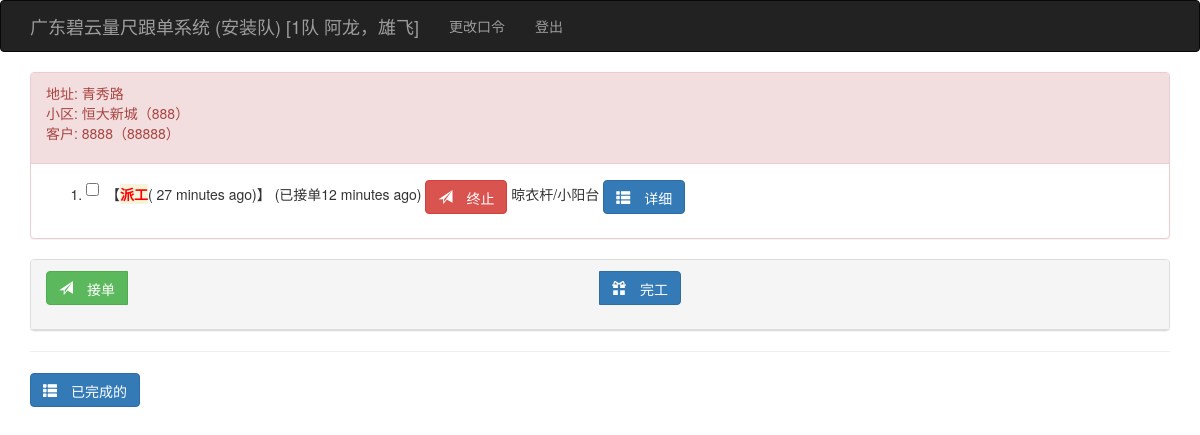
The app's page /anzhuanglist (signed in) with its own data.
### app/models.py (models this page shows, shortened)
class User(UserMixin, db.Model):
    __tablename__ = 'users'
    id = db.Column(db.Integer, primary_key=True)
    user = db.Column(db.String(64), unique=True, index=True)
    pin = db.Column(db.String(64))
    username = db.Column(db.String(64))
    tel = db.Column(db.String(32))
    role = db.Column(db.String(64))
    isuse = db.Column(db.Boolean, default=False)
    beizhu = db.Column(db.String(64))
    kehus = db.relationship('Kehu', backref='user', lazy='dynamic')
    @login_manager.user_loader
    def load_user(user_id):
        return User.query.get(int(user_id))

class Kehu(db.Model):
    __tablename__ = 'kehus'
    id = db.Column(db.Integer, primary_key=True)
    user_id = db.Column(db.Integer, db.ForeignKey('users.id'))
    xiaoqu_id = db.Column(db.Integer, db.ForeignKey('xiaoqus.id'))
    fangjian = db.Column(db.String(64))
    chenghu = db.Column(db.String(64))
    tel = db.Column(db.String(64))
    zje = db.Column(db.Float)
    beizhu = db.Column(db.String(64))
    status = db.Column(db.Integer, default=1)  # 1已测尺、2已下单、3已安装、4已清款
    time0 = db.Column(db.DateTime(), default=datetime.utcnow)
    time1 = db.Column(db.DateTime())
    time2 = db.Column(db.DateTime())
    time3 = db.Column(db.DateTime())
    dingdans = db.relationship('Dingdan', backref='kehu', lazy='dynamic')

class Xiaoqu(db.Model):
    __tablename__ = 'xiaoqus'
    id = db.Column(db.Integer, primary_key=True)
    xiaoqu = db.Column(db.String(64), unique=True, index=True)
    dizhi = db.Column(db.String(100))
    beizhu = db.Column(db.String(128))
    kehus = db.relationship('Kehu', backref='xiaoqu', lazy='dynamic')

class Dingdan(db.Model):
    __tablename__ = 'dingdans'
    id = db.Column(db.Integer, primary_key=True)
    kehu_id = db.Column(db.Integer, db.ForeignKey('kehus.id'))
    chanpin_id = db.Column(db.Integer, db.ForeignKey('chanpins.id'))
    shuliang = db.Column(db.Integer)
    weizhi = db.Column(db.String(64))
    xinghao = db.Column(db.String(64))
    kuan_chang = db.Column(db.Integer)
    gao = db.Column(db.Integer)
    meikongkuan_bashoudigao = db.Column(db.Integer)
    color = db.Column(db.String(64))
    shanshu = db.Column(db.Integer)
    zhonghengtiaoshu_gantiaoshu = db.Column(db.Integer)
    shuowei = db.Column(db.String(64))
    ishaveht = db.Column(db.String(64))
    zhangfa_dengfenshu_kaishuofangshi = db.Column(db.String(64))
    jiage = db.Column(db.Float)
    tushipic = db.Column(db.String(64))
    beizhu = db.Column(db.String(64))
    status = db.Column(db.Integer, default=1)  # 1测尺、2业务下单、3工厂下单、4工厂入库、5工厂发货、6收货、7派工、8装完、9安清款
    fakaidi = db.Column(db.String(64))  # -1
    time_1 = db.Column(db.DateTime())
    user_1_id = db.Column(db.Integer, db.ForeignKey('users.id'))
    beizhue = db.Column(db.String(64))
    time0 = db.Column(db.DateTime(), default=datetime.utcnow)
    user0_id = db.Column(db.Integer, db.ForeignKey('users.id'))
    time1 = db.Column(db.DateTime())
    user1_id = db.Column(db.Integer, db.ForeignKey('users.id'))
    time2 = db.Column(db.DateTime())
    user2_id = db.Column(db.Integer, db.ForeignKey('users.id'))
    time3 = db.Column(db.DateTime())
    user3_id = db.Column(db.Integer, db.ForeignKey('users.id'))
    time4 = db.Column(db.DateTime())
    user4_id = db.Column(db.Integer, db.ForeignKey('users.id'))
    time5 = db.Column(db.DateTime())
    user5_id = db.Column(db.Integer, db.ForeignKey('users.id'))
    time6 = db.Column(db.DateTime())
    user6_id = db.Column(db.Integer, db.ForeignKey('users.id'))
    time7 = db.Column(db.DateTime())
    user7_id = db.Column(db.Integer, db.ForeignKey('users.id'))
    time8 = db.Column(db.DateTime())
    user8_id = db.Column(db.Integer, db.ForeignKey('users.id'))
    time9 = db.Column(db.DateTime())
    user9_id = db.Column(db.Integer, db.ForeignKey('users.id'))
    time_1 = db.Column(db.DateTime())
    user_1_id = db.Column(db.Integer, db.ForeignKey('users.id'))
    beizhue = db.Column(db.String(64))
    az_status = db.Column(db.Integer)
    az_beizhue = db.Column(db.String(64))
    az_time_1 = db.Column(db.DateTime())
    az_time1 = db.Column(db.DateTime())
    az_time2 = db.Column(db.DateTime())
    az_time3 = db.Column(db.DateTime())
    azd_id = db.Column(db.Integer, db.ForeignKey('users.id'))
    dingdan_azd = db.relationship("User", foreign_keys=[azd_id])

class Chanpin(db.Model):
    __tablename__ = 'chanpins'
    id = db.Column(db.Integer, primary_key=True)
    pinming = db.Column(db.String(64))
    jiage = db.Column(db.Float)
    beizhu = db.Column(db.String(64))
    dingdans = db.relationship('Dingdan', backref='chanpin', lazy='dynamic')

### app/main/views.py (the view)
@main.route('/anzhuanglist', methods=['GET', 'POST'])
@login_required
def anzhuanglist():
    if current_user.role != '安装队':
        return redirect(url_for('main.index'))
    dingdans = Dingdan.query.filter(Dingdan.dingdan_azd == current_user._get_current_object()).order_by(
        Dingdan.id.desc())  # .order_by(Guke.outtime.desc())
    kehus = Kehu.query.all()
    azdobj = current_user._get_current_object()
    return render_template('anzhuanglist.html', dingdans=dingdans, kehus=kehus,
                           azdobj=azdobj)  # ,, form=form, prewhere=prewhere, status=status

### manage.py (called while the page is built)
def set_var(var):  # 设置全局变量
    global_var[0] = var
    return ""

def get_var():  # 获取全局变量
    return global_var[0]

### app/templates/anzhuanglist.html (shortened to what this page needs)
{% extends "base.html" %}
{% import "bootstrap/wtf.html" as wtf %}
{% block page_content %}
    {% for kehu in kehus %}
        {% if get_var() == 1 %}
            <div class="panel panel-default panel-danger">
                <div class="panel-heading">
                    <ul class="list-unstyled">
                        <li>地址: {{ kehu.xiaoqu.dizhi }}</li>
                        <li>小区: {{ kehu.xiaoqu.xiaoqu }}（{{ kehu.fangjian }}）</li>
                        <li>客户: {{ kehu.chenghu }}（{{ kehu.tel }}）</li>
                    </ul>
                </div>
                <div class="panel-body">
                    <ol>
                        {% for dingdan in kehu.dingdans %}
                            {% if  dingdan.dingdan_azd == azdobj and dingdan.status  in [7,8,9] %}
                                <li>
                                    {% if dingdan.status == 7 %}
                                        <label class="checkbox-inline">
                                                <input name="willsel" type="checkbox"
                                                       value="{{ dingdan.id }}"/>
                                        【<span style="font-weight:bold;background-color: beige ;color:red;">派工</span>( {{ moment(dingdan.time7).fromNow(refresh=True) }})】
                                        {% if dingdan.az_status == 1 %}
                                            (已接单{{ moment(dingdan.az_time1).fromNow(refresh=True) }})
                                                <a class="btn btn-danger  glyphicon glyphicon-send"
                                                   href="{{ url_for('main.azstop', ddid=dingdan.id) }}">
                                                    终止</a>
                                        {% endif %}
                                        </label>
                                    {% elif dingdan.status == 8 or dingdan.status == 9 %}
                                        「<span style="font-weight:bold;color:blue;">已完成</span>」
                                        ( {{ moment(dingdan.time8).fromNow(refresh=True) }})
                                    {% endif %}
                                    {{ dingdan.chanpin.pinming }}/{{ dingdan.weizhi }}
                                    <button type="button" class="btn btn-primary glyphicon glyphicon-th-list"
                                            data-toggle="collapse" data-target="#c{{ dingdan.id }}">
                                        详细
                                    </button>
                                </li>
                            {% endif %}
                        {% endfor %}
                    </ol>
                </div>
            </div>
        {% endif %}
    {% endfor %}
  <div class="panel panel-default">
            <div class="panel-heading">
                <div class="form-group">
                    <div class="input-group col-xs-12">
                        <div class="input-group-btn">
                            <button id="azjiedansel" class="btn btn-success  glyphicon glyphicon-send"> 接单</button>
                        </div>
                        <div class="input-group-btn">
                            <button id="azwangongsel" class="btn btn-primary glyphicon glyphicon-gift"> 完工</button>
                        </div>
                    </div>
                </div>
            </div>
  </div>
    <hr>
                     <button type="button" class="btn btn-primary glyphicon glyphicon-th-list"
                            data-toggle="collapse" data-target="#doover">
                        已完成的
                    </button>
{% endblock %}

### app/templates/base.html (shortened to what this page needs)
{% extends "bootstrap/base.html" %}
{% import 'render_listcp.html' as macors %}
{% block head %}
{{ super() }}
<link rel="stylesheet" type="text/css" href="{{ url_for('static', filename='styles.css') }}">
{% endblock %}
{% block navbar %}
<div class="navbar navbar-inverse" role="navigation">
    <div class="container">
        <div class="navbar-header">
            <a class="navbar-brand" href="{{ url_for('main.index') }}">广东碧云量尺跟单系统 ({{ current_user.role }}) [{{ current_user.username }}] </a>
        </div>
        <div class="navbar-collapse collapse">
            <ul class="nav navbar-nav">
                {% if current_user.is_authenticated %}
                <li><a href="{{ url_for('auth.change_pin') }}">更改口令</a></li>
                <li><a href="{{ url_for('auth.logout') }}">登出</a></li>
                {% endif %}
            </ul>
        </div>
    </div>
</div>
{% endblock %}
{% block content %}
<div class="container">
    {% block page_content %}{% endblock %}
</div>
{% endblock %}

### records on screen
User: role "安装队", username "1队 阿龙，雄飞"
Kehu: xiaoqu.dizhi "青秀路", xiaoqu.xiaoqu "恒大新城", fangjian "888", chenghu "8888", tel "88888"
Dingdan: time7 "27 minutes ago", az_time1 "12 minutes ago", chanpin.pinming "晾衣杆", weizhi "小阳台"
